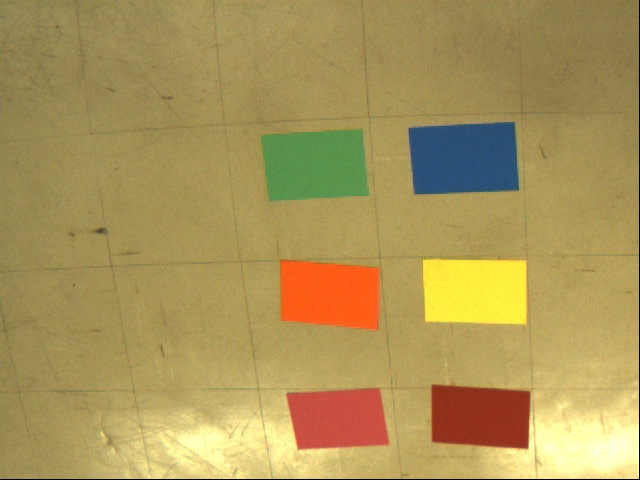
#> input picture ex1/cores.jpeg, 640 x 480 px
$ python main.py
#> lines starting #> are read from the running program, lines starting #| are printed output that depends on the picture; after the words box and inside, x2 and y2 are one past the last pixel; in counts of white or black regions, pixels touching at a corner belong together
import cv2
import numpy as np

# defining the colors range and the value to be painted
colors = [
          (np.array([50, 50, 50]), np.array([60, 255, 255]), (60, 255, 255)),  # green
          (np.array([100, 50, 50]), np.array([140, 255, 255]), (120, 255, 255)),  # blue
          (np.array([27, 190, 100]), np.array([29, 255, 255]), (29, 255, 255)),   # yellow
          (np.array([7, 200, 200]), np.array([12, 255, 255]), (12, 255, 255)),  # orange
          (np.array([2, 150, 150]), np.array([4, 255, 255]), (145, 255, 255)),   # pink
          (np.array([5, 170, 130]), np.array([7, 255, 255]), (0, 225, 143))  # brown
         ]

if __name__ == '__main__':
    img_name = 'cores.jpeg'
    # loading the image
    img = cv2.imread(img_name)
#> img is the input picture: shape (480, 640, 3); mean B, G, R 88.4, 149.4, 171.1
    # converting the color space from bgr to hsv
    hsv = cv2.cvtColor(img, cv2.COLOR_BGR2HSV)
#> hsv: shape (480, 640, 3); mean H, S, V 24.8, 127.6, 173.9
    temp = []
    i = 0
    for (lower, upper, color) in colors:
        aux = img
        # creating and painting a temp image
        aux = cv2.cvtColor(aux, cv2.COLOR_BGR2HSV)
        cv2.rectangle(aux, (0, 0), (479, 639), color, 1000)
        # Threshold the HSV image
        mask = cv2.inRange(hsv, lower, upper)
        # painting the area selected by the mask
        res = cv2.bitwise_and(aux, aux, mask=mask)
        temp.append(res)
        # writing the partial results to a file
        cv2.imwrite('temp' + str(i) + '.jpg', cv2.cvtColor(res,
                                                           cv2.COLOR_HSV2BGR))
        i += 1
#> this loop made 6 passes
#> pass 1, `mask = cv2.inRange(hsv, lower, upper)`:
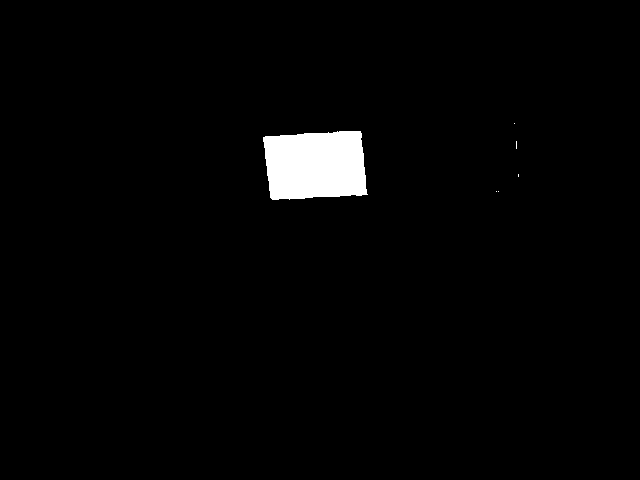
#> mask: shape (480, 640); 2% white; 6 white regions (5 under 20 px), largest, box (x1, y1, x2, y2) and area: (263, 131, 368, 200) 6279
#> pass 1, `cv2.imwrite('temp' + str(i) + '.jpg', cv2.cvtColor(res, cv2.COLOR_HSV2..`:
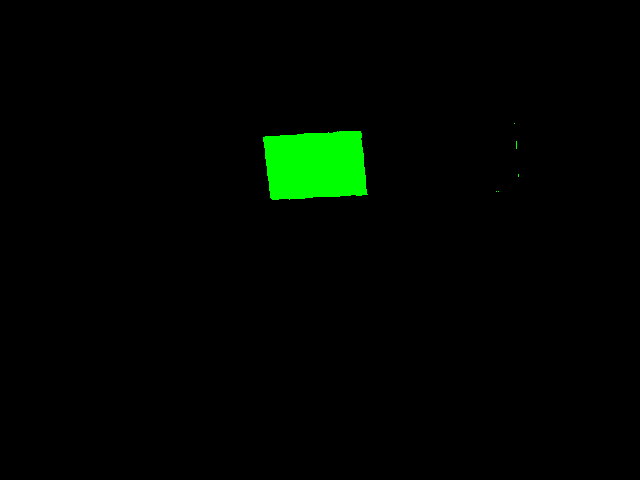
#> saved as temp0.jpg: shape (480, 640, 3); mean B, G, R 0, 5.2, 0
#> pass 2, `mask = cv2.inRange(hsv, lower, upper)`:
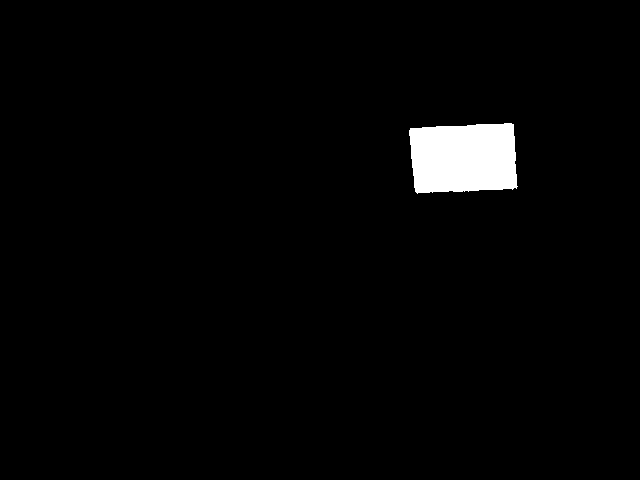
#> mask: shape (480, 640); 2.2% white; 1 white region, box (x1, y1, x2, y2) and area: (409, 123, 518, 194) 6820
#> after the loop: aux: shape (480, 640, 3); mean H, S, V 0, 225, 143
#> after the loop:
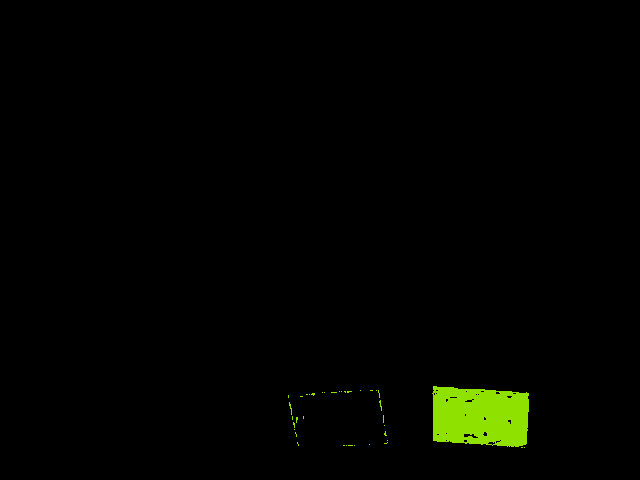
#> res: shape (480, 640, 3); mean B, G, R 0, 3.8, 2.4
#> after the loop, i = 6; temp = 6 items
    out = temp[0]
    # joining all the partial results
    for image in temp:
        out = cv2.bitwise_or(out, image)
#> out: shape (480, 640, 3); mean H, S, V 6.8, 27.6, 26.2
    kernel = np.ones((3, 3), np.uint8)
    # improving the final image with topological operations
    out = cv2.dilate(out, kernel, iterations=1)
#> out: shape (480, 640, 3); mean H, S, V 7.4, 29.9, 28.5
    out = cv2.erode(out, kernel, iterations=3)
#> out: shape (480, 640, 3); mean H, S, V 6.1, 24.8, 23.6
    out = cv2.dilate(out, kernel, iterations=6)
#> out: shape (480, 640, 3); mean H, S, V 8.6, 34.9, 33.1
    img = cv2.cvtColor(out, cv2.COLOR_HSV2BGR)
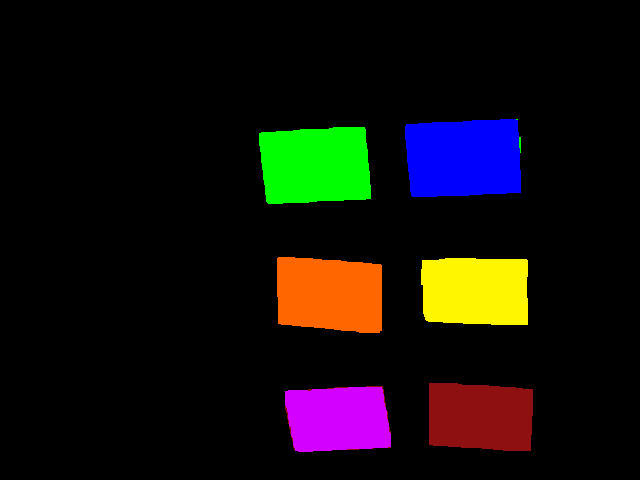
#> img: shape (480, 640, 3); mean B, G, R 12.3, 14.6, 18.9
    # writing the final result to a file
    cv2.imwrite('cores2.jpg', img)
